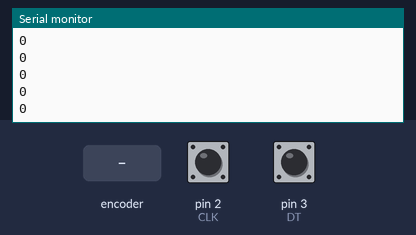
Bench run of a sketch on a simulated Arduino Uno, built with avr-gcc and run on an emulated ATmega328P. Shown: the last lines printed to the serial monitor. Inputs (shaded band) come from the test bench; at power-on: pin 2 (CLK) HIGH, pin 3 (DT) HIGH.

Above: at 1.2 s.
1.3 s: rotary encoder on pin 2 (CLK) / pin 3 (DT) turned 1 step (first pin leading)
At 1.32 s:
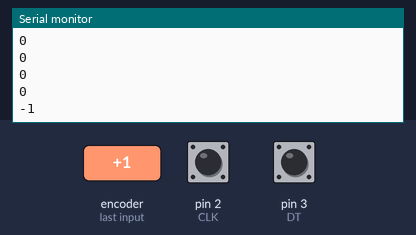
3.0 s: rotary encoder on pin 2 (CLK) / pin 3 (DT) turned 1 step (first pin leading)
At 3.02 s:
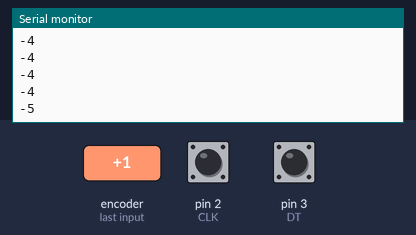
Timing chart, 0 to 6.0 s (numbered marks = the images above; inputs shaded):
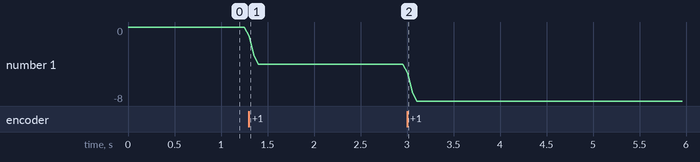

The sketch:

rotaryencoders.ino
```cpp
#define CLK 2   // interrupt-capable pin
#define DT  3   // interrupt-capable pin

volatile long counter = 0;
volatile int lastA, lastB;

void setup() {
  pinMode(CLK, INPUT_PULLUP);
  pinMode(DT,  INPUT_PULLUP);
  Serial.begin(9600);

  // Save initial states
  lastA = digitalRead(CLK);
  lastB = digitalRead(DT);

  // Interrupts on both channels
  attachInterrupt(digitalPinToInterrupt(CLK), readEncoder, CHANGE);
  attachInterrupt(digitalPinToInterrupt(DT),  readEncoder, CHANGE);
}

void loop() {
  long val;
  noInterrupts();
  val = counter;
  interrupts();

  Serial.println(val);
  delay(50);
}

void readEncoder() {
  int a = digitalRead(CLK);
  int b = digitalRead(DT);

  // --- Logic for direction detection ---
  if (a != lastA) {   // A changed
    if (a == b) {
      counter++;
    } else {
      counter--;
    }
  }
  else if (b != lastB) {  // B changed
    if (a != b) {
      counter++;
    } else {
      counter--;
    }
  }

  lastA = a;
  lastB = b;
}
```

Measured:
- after the input at 1.3 s, the serial monitor: prints a new line at once (image 1)
- after the input at 3.0 s, the serial monitor: prints a new line at once (image 2)
- plotted number 1: 0 → -4 after the input at 1.3 s, -4 → -8 after the input at 3.0 s
